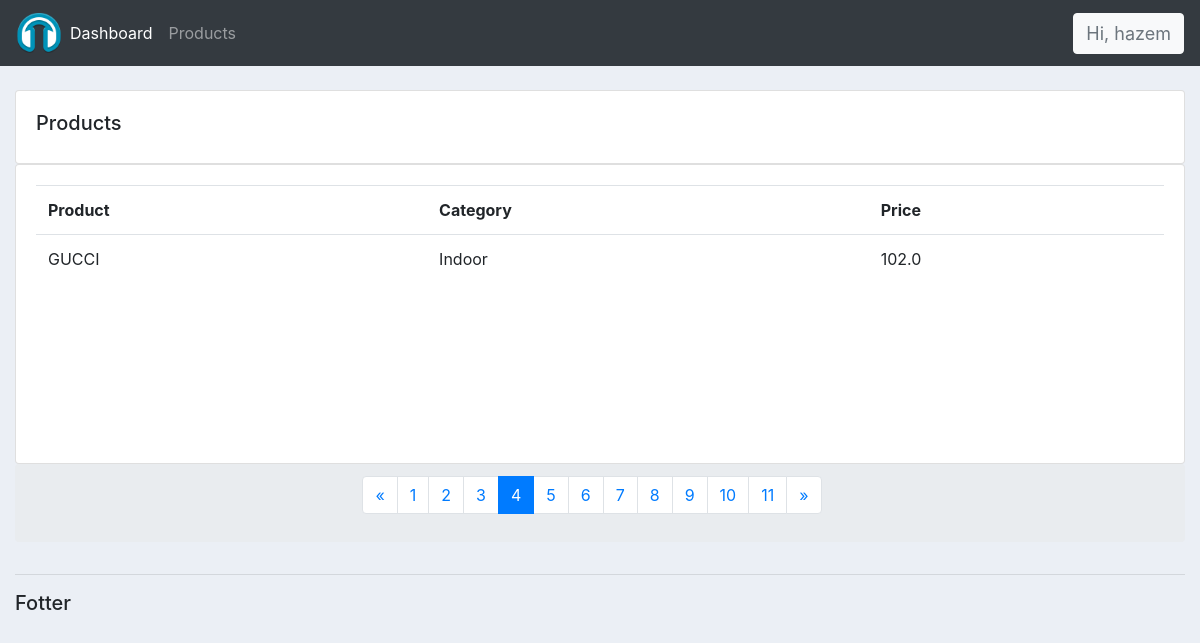
/products/?page=4 (signed in), run on the app's committed database.
### accountss/models.py (models this page shows, shortened)
class Product(models.Model):
    CATEGORY = (
        ('Indoor','Indoor'),
        ('Out Door','Out Door'),
    )
    name         = models.CharField(max_length=200, null=True)
    price        = models.FloatField(null=True)
    category     = models.CharField(max_length=200, null=True, choices=CATEGORY)
    description  = models.CharField(max_length=200, null=True, blank=True)
    date_created = models.DateTimeField(auto_now_add=True, null=True)
    tags = models.ManyToManyField(Tag)

### accountss/decorators.py (the view)
        def wrapper_func(request, *args, **kwargs):
            group = None
            if request.user.groups.exists():
                group = request.user.groups.all()[0].name
            if group in allowed_roles:
                return view_func(request, *args, **kwargs)
            else:
                return HttpResponse('<h1><p>Not Authorized</p></h1>')

### accountss/views.py (called while the page is built)
@login_required(login_url='loginPage')
@allowed_users(allowed_roles=['admin'])
def products(request):
    products = Product.objects.all()
    paginator = Paginator(products, 1)
    current_page_number = request.GET.get('page')
    page_obj = paginator.get_page(current_page_number)
    print(paginator.num_pages)
    print(current_page_number)
    if current_page_number :
        if int(current_page_number) > (paginator.num_pages) or int(current_page_number) <= 0:
            print("page not found")
    return render(request, 'accountss/products.html', {'page_obj': page_obj, 'page_number':current_page_number})

### accountss/templates/accountss/products.html (shortened to what this page needs)
{% extends 'accountss/main.html'%}
{% block content%}
<br>
<div class="row ">
    <div class="col-md ">
        <div class="card card-body">
            <h5>Products</h5>
        </div>
        <div class="card card-body" style="height: 300px;">
            <table class="table">
                <tr>
                    <th>Product</th>
                    <th>Category</th>
                    <th>Price</th>
                </tr>
                {% for i in page_obj %}
                    <tr>
                        <td>
                            {{ i.name }}
                        </td>
                        <td>
                            {{ i.category }}
                        </td>
                        <td>
                            {{ i.price }}
                        </td>
                    </tr>
                {% endfor %}
            </table>
        </div>
        {% if page_obj.paginator.num_pages > 1  %}
        <div class=" pagination justify-content-center breadcrumb">
          <nav aria-label="Page navigation example">
              <ul class="pagination">
                <li class="page-item">
                  {% if page_obj.has_previous %}
                  <a class="page-link" href="?page={{ page_obj.previous_page_number }}" aria-label="Previous">
                    <span aria-hidden="true" >&laquo;</span>
                  </a>
                  {% else %}
                  <a class="page-link disabled" aria-label="Next">
                      <span aria-hidden="true" >&laquo;</span>
                      <span class="sr-only">Next</span>
                    </a>
                  {% endif %}
                </li>
                {% for page in page_obj.paginator %}
                <li class="page-item {% if page_number == page.number|truncatechars:14 or not page_number and page.number|truncatechars:14 == '1'  %}
                  active
                  {% endif %}
                  "><a class="page-link" href="?page={{ page.number }}">{{ page.number }}</a></li>
                {% endfor %}
                <li class="page-item">
                  {% if page_obj.has_next %}
                  <a class="page-link" href="?page={{ page_obj.next_page_number }}" aria-label="Next">
                    <span aria-hidden="true" >&raquo;</span>
                  </a>
                  {% else %}
                  <a class="page-link disabled" aria-label="Next">
                      <span aria-hidden="true" >&raquo;</span>
                      <span class="sr-only">Next</span>
                    </a>
                  {% endif %}
                </li>
              </ul>
          </nav>
        </div>
        {% endif %}
    </div>
</div>
{% endblock %}

### accountss/templates/accountss/navbar.html (shortened to what this page needs)
{% load static %}
<nav class="navbar navbar-expand-lg navbar-dark bg-dark ">
  <img class="nav-small-hazem" src="{% static 'images/logo.png' %}">
    <div class="collapse navbar-collapse" id="navbarNavAltMarkup">
      <div class="navbar-nav">
        {% if request.user.is_staff %}
        <a class="nav-item nav-link active" href="{% url 'home' %}">Dashboard</a>
        <a class="nav-item nav-link" href="{% url 'products'%}">Products</a>
        {% endif %}
      </div>
    </div>
    <span class="text-muted float-right hz  btn btn-light"  data-toggle="collapse" data-target="#logoutbutton" style="font-size: 18px;">Hi, {{request.user}}  </span>
  </nav>

### static/css/main.css (style rules this page uses)
body { background-color: #ebeff5; }

### static/css/navbar.css (style rules this page uses)
.nav-small-hazem { float: left; padding: 2px 0px; font-size: 19px; line-height: 24px; height: 50px; max-width: 50px; display: table; }

### accountss/templates/accountss/navbar.html (style rules this page uses)
@media (min-width: 992px) { .hz { display: inline; } }

### data on the page
Product: name "GUCCI", category "Indoor", price "102.0"

### other printed values
{{ request.user }} "hazem"
{{ page.number }} "1" "2" "3" "4" "5" "6" "7" "8" "9" "10" "11"
